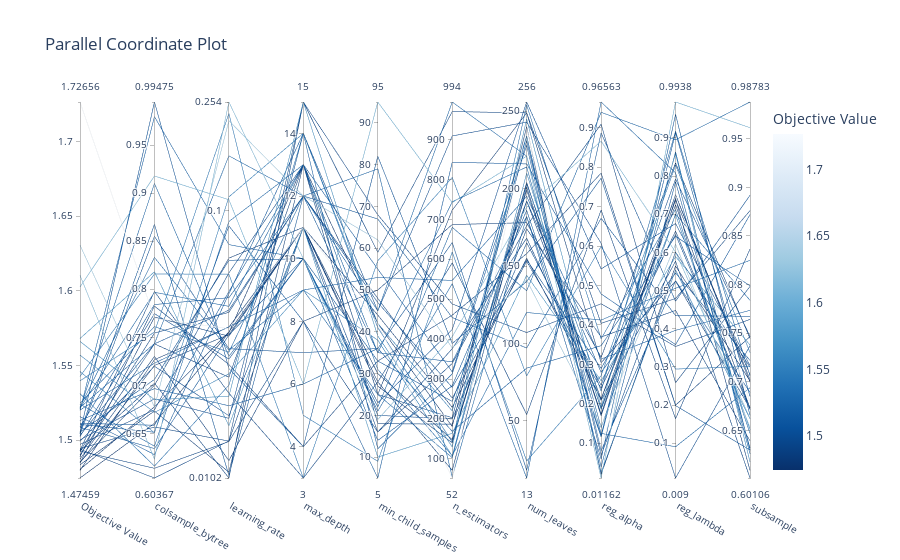

Notebook source saved alongside this figure:
### Code cell
vis.plot_parallel_coordinate(study_lgbm)
